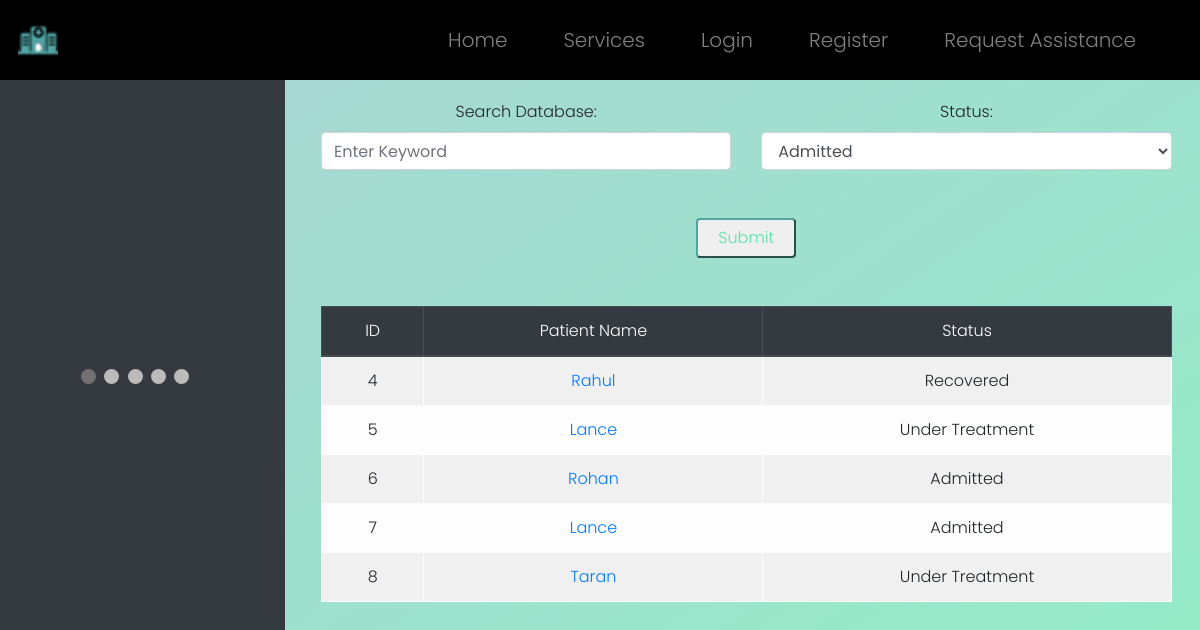
Page /dashboard on the earlier database version.
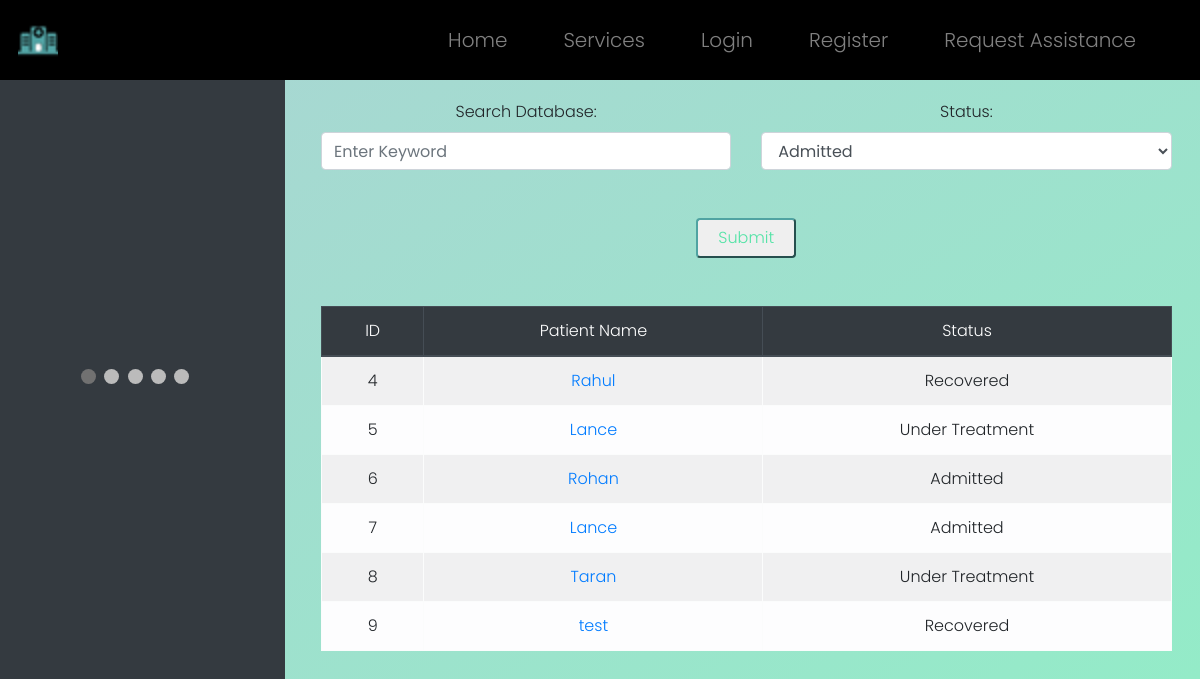
Same page on the later database version.
### WebApp/models.py (models this page shows)
class Patient(models.Model):
    patient_id = models.AutoField(primary_key=True)
    name  = models.CharField(max_length=64)
    age = models.IntegerField()
    gender = models.CharField(max_length=64)
    address = models.TextField()
    phone = models.CharField(max_length=64)
    email = models.CharField(max_length=64)
    date = models.CharField(max_length=64)
    symptoms = models.TextField()
    health_det = models.TextField()
    emg_phone = models.CharField(max_length=64)
    bed = models.CharField(max_length=64)
    venti = models.CharField(max_length=64)
    status = models.CharField(max_length=64)
    condi = models.CharField(max_length=64)
    notes = models.TextField()

### WebApp/views.py (the view)
# urls.py: path("dashboard", views.dashboard, name="dashboard"),
def dashboard(request):
    if request.method == "POST":
        sp=request.POST["sp"]
        status=request.POST["status"]
        fil=Patient.objects.filter(status=status)
        if sp!="":
            fil=fil.filter(name=sp)
        if fil:
            return render(request, "WebApp/dashboard.html", {"patients": fil})
        else:
            return render(request, "WebApp/dashboard.html", {"patients": None})
    else:
        pat=Patient.objects.all()
        if pat:
            return render(request, "WebApp/dashboard.html", {"patients": pat})
        else:
            return render(request, "WebApp/dashboard.html", {"patients": None})

### WebApp/templates/WebApp/dashboard.html (shortened to what this page needs)
{% extends "WebApp/layout.html" %}
{% load static %}
{% block body %}
<div class="row">
	<div class="col-3 abtimg">
		<div class="slideshow-container">
            </div>
            <br>
            <div style="text-align:center">
              <span class="dot"></span>
              <span class="dot"></span>
              <span class="dot"></span>
              <span class="dot"></span>
              <span class="dot"></span>
            </div>
	</div>
	<div class="col-9 dash">
		<center>
            <form action="{% url 'dashboard' %}" method="post">
                <div class=row>
                    <div class=col>
                        <label>Search Database:</label>
                        <input class="form-control intinp inp" type="text" placeholder="Enter Keyword" name="sp"/>
                    </div>
                    <div class=col>
                        <label>Status:</label>
                        <select class="form-control inp" name="status">
                            <option value="Admitted">Admitted</option>
                        </select>
                    </div>
                </div>
                <br><br>
                <center><button type="submit" id="log-button">Submit</button></center>
                <br><br>
            </form>
			{% if patients == None %}
				<h2 style="font-weight: 900;">No Patients Found...</h2>
			{% else %}
			<table class="table table-striped table-light table-bordered" style="text-align: center;">
				<thead class="thead-dark">
					<tr>
						<th scope="col" id="rank" class=head>ID</th>
						<th scope="col" class=head>Patient Name</th>
						<th scope="col" class=head>Status</th>
					</tr>
				</thead>
				<tbody>
					{% for patient in patients %}
						<tr>
							<th scope="row">{{ patient.patient_id }}</th>
							<td><a href="{% url 'indipatient' id=patient.patient_id %}">{{ patient.name }}</a></td>
							<td>{{ patient.status }}</td>
						</tr>
					{% endfor %}
				</tbody>
			</table>
			{% endif %}
		</center>
	</div>
</div>
{% endblock %}

Differences in the rows shown:
added Patient: patient_id "9", name "test", status "Recovered"
